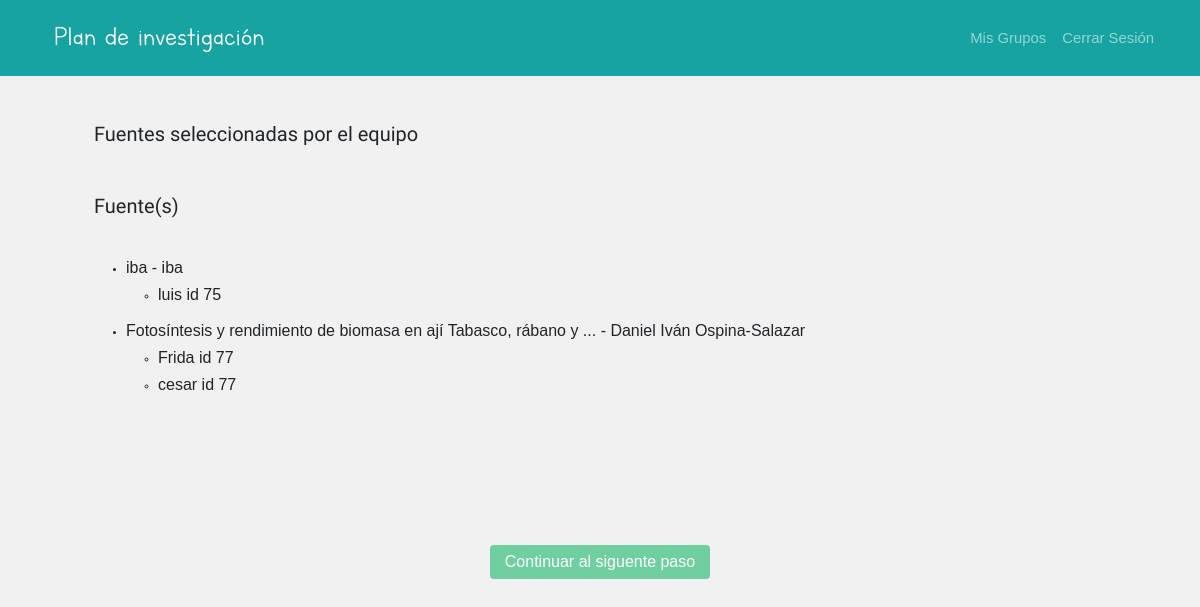
The page /estudiante/Grupo/1/Tema/1/EvaluarFuentes/PlanDeInvestigaciónPaso2 (signed in) on the database its author committed.
### AMCE/models.py (models this page shows)
class Fuente(models.Model):
	TIPO_FUENTE_CHOISES = (
        ('0', 'LIBRO'),
        ('1', 'REVISTA'),
        ('2', 'PERIODICO'),
        ('3', 'SITIO WEB'),
        ('4', 'VIDEO'),
        ('5', 'IMAGEN')
    )
	TIPO_RECURSO_CHOISES = (
        ('0', 'ARCHIVO'),
        ('1', 'ENLACE'),
    )
	titulo = models.CharField('Título', max_length=60)
	autor = models.CharField('Autor', max_length=60,null=True)
	fecha_publicacion = models.DateField(null=True)
	lugar = models.CharField('Lugar de Publicación', max_length=60,null=True)
	tipo_fuente = models.CharField('Tipo de Fuente', max_length=1, choices=TIPO_FUENTE_CHOISES)
	tipo_recurso = models.CharField('Tipo de Recurso', max_length=1, choices=TIPO_RECURSO_CHOISES)
	enlace = models.CharField('Enlace', max_length=120)
	id_defproblema = models.ForeignKey(DefinirProblema, on_delete=models.CASCADE,null=True)
	votos = models.IntegerField(default=0)
	ganadora = models.BooleanField(default=False)
	def __str__(self):
		return str(self.titulo) + ' - ' + self.autor

class EvaluacionFuentesSel(models.Model):
	comentario = models.TextField(null=True)
	id_fuente = models.ForeignKey(Fuente, on_delete=models.CASCADE,null=True)
	id_estudiante = models.ForeignKey(Estudiante, on_delete=models.CASCADE, related_name='estudianteEvFuente', null=True)
	id_defproblema = models.ForeignKey(DefinirProblema, on_delete=models.CASCADE, related_name='definirproblemaEvFuente',null=True)

### AMCE/templates/estudiante/EvFuPlanInvestigación.html (shortened to what this page needs)
{% extends "estudiante/base_mainpage.html" %}
{% load static %}
{% block header_ctxt %}
    <div class="nav-bar-title navbar-brand"> Plan de investigación</div>
{% endblock %}
{% block inner_content %}
    <br>
    <div >
            <h3> <p style="font-family: 'Capriola'; font-size: 20px;">Fuentes seleccionadas por el equipo
            </p></h3>
            <br>
            <br>
            <h3> <p style="font-family: 'Capriola'; font-size: 20px;"> Fuente(s) </p></h3>
            <br>
            <br>
            {% for i in fuentesEquipoGanadoras %}
            <ul>
                <li><h6>{{ i }} </h6></li>
                {% for j in ejemplo %}
                    {% if i.id == j.id_fuente.id %}
                    <ul>
                        <li><h6>{{ j.comentario }} </h6></li>
                    </ul>
                    {% endif%}
            {% endfor %}
            </ul>
            {% endfor %}
            <br>
            <br>
            <br>
            <br>
            <br>
            <br>
            <br>
            <br>
        <center>
            <br> <a name="profesor" class="btn btn-primary" class="close" href="{% url 'AMCE:seleccionFuentes' id_grupo=id_grupo id_tema=id_tema %}" style=" background-color: #6FCFA1;
border: 0px; padding: 5px 15px;">Continuar al siguente paso</a> </center>
    </div>
{% endblock %}

### static/css/header.css (style rules this page uses)
p { display: inline; }

### static/css/feedStyle.css (style rules this page uses)
body { background: #FFFFFF; font-size: 62.5%; font-family: 'Varela Round', Helvetica, Arial, serif; }
p { font-size: 1rem; }
a { font-size: .93rem; text-decoration: none; color: black; }

### static/css/custom.css (style rules this page uses)
body { background-color: #f1f1f1; }
.nav-bar-title { font-family: 'Letter-for-learns'; font-size: 23pt; }

### rows shown on the page
Fuente: titulo+autor "iba - iba"
EvaluacionFuentesSel: comentario "luis id 75"
Fuente: titulo+autor "Fotosíntesis y rendimiento de biomasa en ají Tabasco, rábano y ... - Daniel Iván Ospina-Salazar"
EvaluacionFuentesSel: comentario "Frida id 77"
EvaluacionFuentesSel: comentario "cesar id 77"
